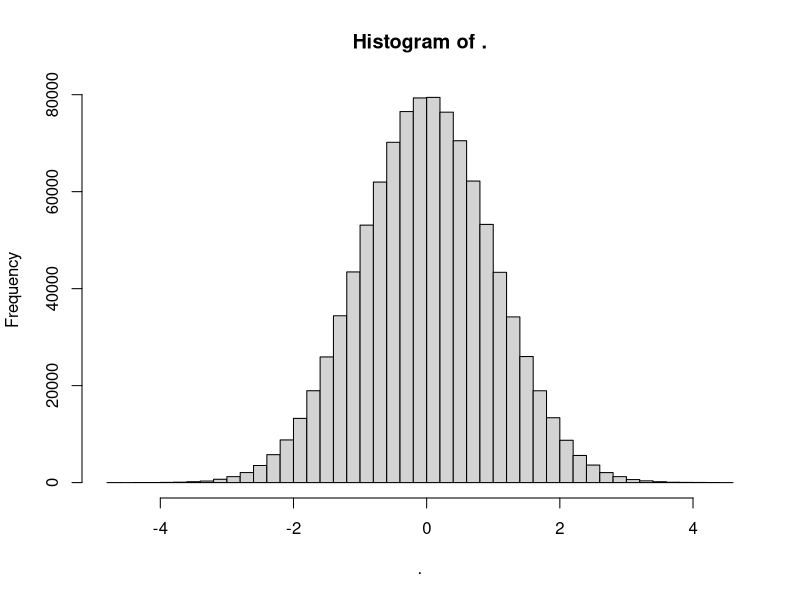

Write R code to recreate this figure.
## ---- chunk 1
#| context: setup
library(tidyverse)
## ---- chunk 2
runif(1000000) %>%
  qnorm() %>%
  hist(breaks = 50)
## ---- chunk 3
df<-data.frame(miu=runif(1000,min=1,max=100),sigma=runif(1000,min=1,max=20)) %>%
  rowwise() %>%
  mutate(sample=list(rnorm(25,miu,sigma)),
         x_bar=mean(sample),
         sd=sd(sample),
         ci_lower=x_bar-1.96*sd/5,
         ci_upper=x_bar+1.96*sd/5,
         within_ci=ifelse(miu>ci_lower & miu <ci_upper,1,0))

mean(df$within_ci)
